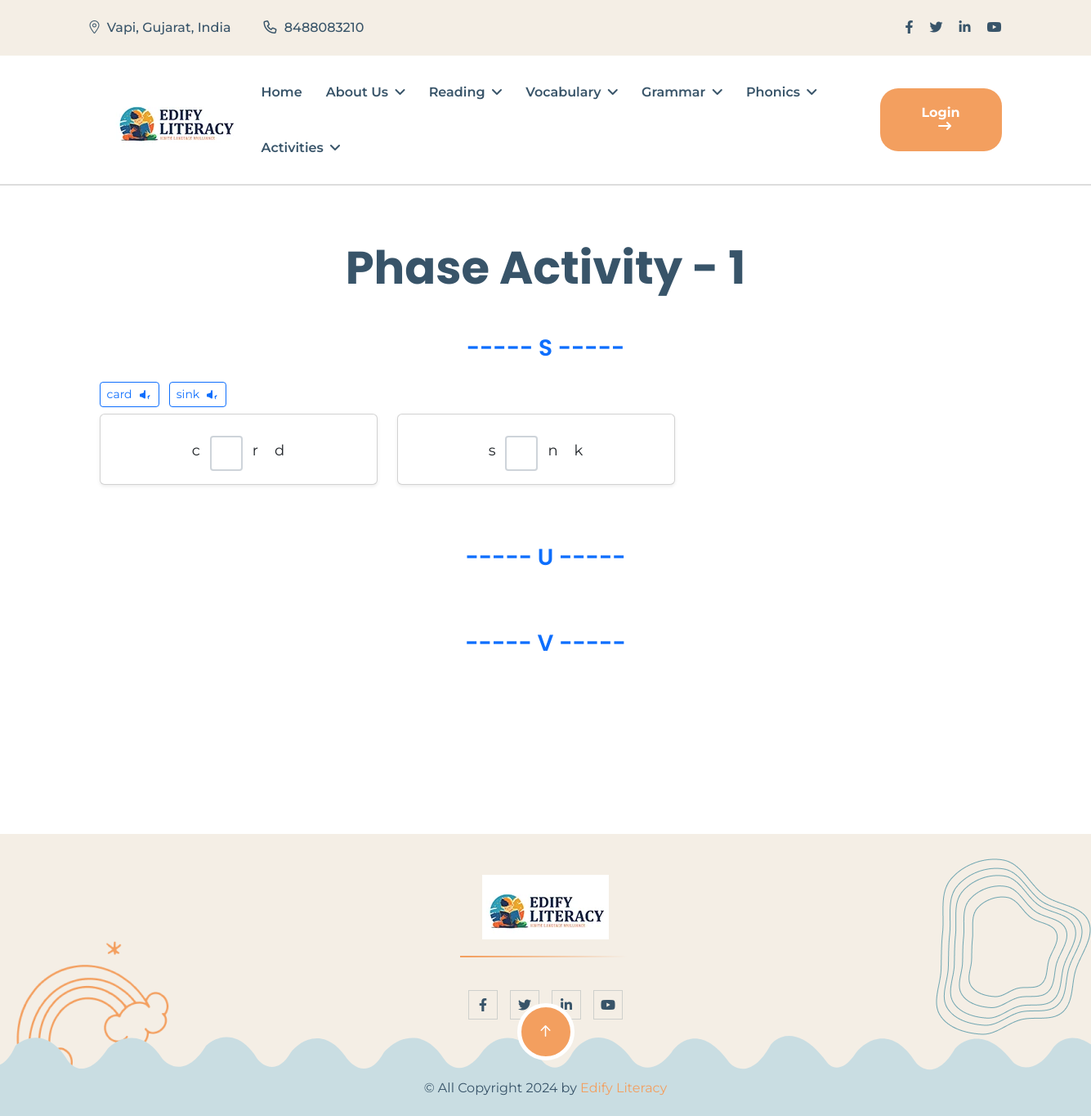
The app's page /phase/1/, older data.
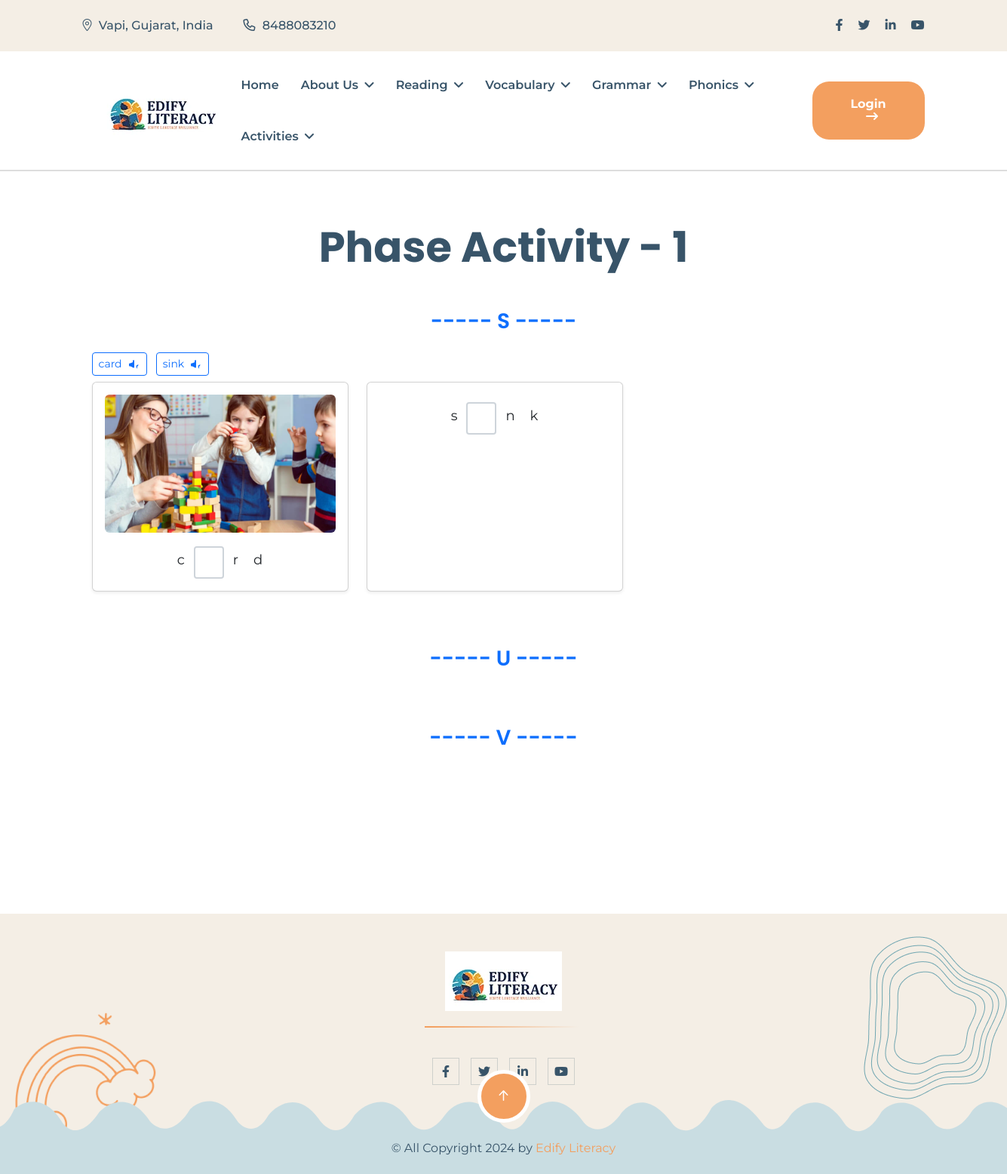
The same page, newer data.
### phonics/models.py (models this page shows, shortened)
class PhaseWord(models.Model):
    word = models.CharField(max_length=255)
    phase_for = models.ForeignKey(PhaseFor, on_delete=models.CASCADE, related_name='phase_words')
    image = models.ImageField(upload_to='phase_words/images/', blank=True, null=True)
    audio = models.FileField(upload_to='phase_words/audio/', blank=True, null=True)

### phonics/views.py (the view)
# urls.py: path('phase/<str:phase>/', phase_view, name='phase_view'),
def phase_view(request, phase):
    phase = get_object_or_404(Phase, phase=phase)
    phase_fors = PhaseFor.objects.filter(phase=phase)
    phase_words = PhaseWord.objects.filter(phase_for__in=phase_fors)
    return render(request, 'phonics/phase_view.html', {
        'phase': phase,
        'phase_fors': phase_fors,
        'phase_words': phase_words,
    })

### core/context_processors.py (called while the page is built)
def categories_processor(request):
    categories = Category.objects.filter(reading__isnull=False).distinct().prefetch_related('reading_set')
    return {
        'header_categories': categories
    }

def expression_groups(request):
    return {
        'expression_groups': ExpressionGroup.objects.all()
    }

def phases(request):
    phases = Phase.objects.all()
    return {
        'phases': phases
    }

def activities(request):
    categories = Category.objects.filter(activities__isnull=False).distinct().prefetch_related('activities')
    return {'categories': categories}

def grammar_categories(request):
    categories = Category.objects.filter(grammar_categories__isnull=False).distinct().prefetch_related('grammar_categories')
    return {'gcategories': categories}

### core/models.py (called while the page is built)
    def __str__(self):
        return self.name

### core/templates/phonics/phase_view.html (shortened to what this page needs)
{% extends 'base.html' %}
{% block content %}
{% load static %}
{% load custom_filters %}
</head>
  <section class="program-details-section fix section-padding" style="margin-top: 150px;">
  <div class="container p-4">
    <h1 class="display-4 fw-bold text-center mb-5">Phase Activity - {{ phase.phase }}</h1>
    {% for phase_for in phase_fors %}
      <div class="mb-5 phase-for-section" data-phase-for-id="{{ phase_for.id }}">
        <h2 class="h3 fw-semibold text-center text-primary mb-4">----- {{ phase_for.name }} -----</h2>
        <div class="row g-4 mb-4">
          <ul class="list-inline">
  {% for word in phase_words %}
    {% if word.phase_for == phase_for %}
      <li class="list-inline-item me-2 mb-2">
        <button
          type="button"
          class="btn btn-outline-primary btn-sm d-flex align-items-center"
          data-audio-url="{{ word.audio.url }}"
        >
          {{ word.word }}
        </button>
      </li>
    {% endif %}
  {% endfor %}
</ul>
          <div class="row">
  {% for word in phase_words %}
    {% if word.phase_for == phase_for %}
      <div class="col-md-4 mb-4">
        <div class="card p-3 shadow-sm h-100">
          {% if word.image %}
            <img src="{{ word.image.url }}" alt="{{ word.word }}" class="img-fluid rounded mb-2">
          {% endif %}
          <div class="word-container d-flex flex-wrap gap-1 justify-content-center fs-4">
            {% for letter in word.word %}
              {% if letter|lower in 'aeiou' %}
                <input
                  type="text"
                  class="vowel-input form-control text-center"
                  maxlength="1"
                  size="1"
                  data-letter="{{ letter|lower }}"
                  autocomplete="off"
                  style="width: 2.5rem;"
                >
              {% else %}
                <span class="consonant px-2">{{ letter }}</span>
              {% endif %}
            {% endfor %}
          </div>
        </div>
      </div>
    {% endif %}
  {% endfor %}
</div>
        </div>
      </div>
    {% endfor %}
  </div>
</section>
  {% endblock %}

Row changes from the older to the newer data that the page shows:
changed PhaseWord "card": image: picture added
